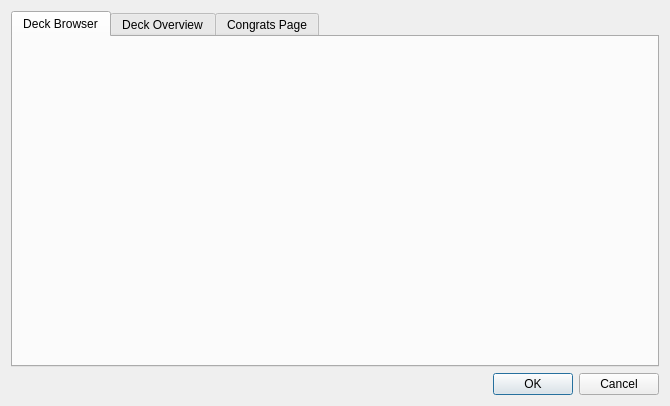
<?xml version="1.0" encoding="UTF-8"?>
<ui version="4.0">
 <class>Settings</class>
 <widget class="QDialog" name="Settings">
  <property name="geometry">
   <rect>
    <x>0</x>
    <y>0</y>
    <width>670</width>
    <height>406</height>
   </rect>
  </property>
  <property name="windowTitle">
   <string>Dialog</string>
  </property>
  <layout class="QVBoxLayout" name="verticalLayout_3">
   <item>
    <widget class="QTabWidget" name="tabWidget">
     <property name="currentIndex">
      <number>0</number>
     </property>
     <widget class="QWidget" name="deckbrowser_tab">
      <attribute name="title">
       <string>Deck Browser</string>
      </attribute>
      <layout class="QVBoxLayout" name="verticalLayout">
       <item>
        <widget class="GraphList" name="deckBrowser" native="true"/>
       </item>
      </layout>
     </widget>
     <widget class="QWidget" name="overview_tab">
      <attribute name="title">
       <string>Deck Overview</string>
      </attribute>
      <layout class="QVBoxLayout" name="verticalLayout_2">
       <item>
        <widget class="GraphList" name="deckOverview" native="true"/>
       </item>
      </layout>
     </widget>
     <widget class="QWidget" name="congrats_tab">
      <attribute name="title">
       <string>Congrats Page</string>
      </attribute>
      <layout class="QVBoxLayout" name="verticalLayout_4">
       <item>
        <widget class="GraphList" name="congratsPage" native="true"/>
       </item>
      </layout>
     </widget>
    </widget>
   </item>
   <item>
    <widget class="QDialogButtonBox" name="buttonBox">
     <property name="orientation">
      <enum>Qt::Horizontal</enum>
     </property>
     <property name="standardButtons">
      <set>QDialogButtonBox::Cancel|QDialogButtonBox::Ok</set>
     </property>
    </widget>
   </item>
  </layout>
 </widget>
 <customwidgets>
  <customwidget>
   <class>GraphList</class>
   <extends>QWidget</extends>
   <header>..graph_list</header>
   <container>1</container>
  </customwidget>
 </customwidgets>
 <resources/>
 <connections>
  <connection>
   <sender>buttonBox</sender>
   <signal>accepted()</signal>
   <receiver>Settings</receiver>
   <slot>accept()</slot>
   <hints>
    <hint type="sourcelabel">
     <x>248</x>
     <y>254</y>
    </hint>
    <hint type="destinationlabel">
     <x>157</x>
     <y>274</y>
    </hint>
   </hints>
  </connection>
  <connection>
   <sender>buttonBox</sender>
   <signal>rejected()</signal>
   <receiver>Settings</receiver>
   <slot>reject()</slot>
   <hints>
    <hint type="sourcelabel">
     <x>316</x>
     <y>260</y>
    </hint>
    <hint type="destinationlabel">
     <x>286</x>
     <y>274</y>
    </hint>
   </hints>
  </connection>
 </connections>
</ui>
